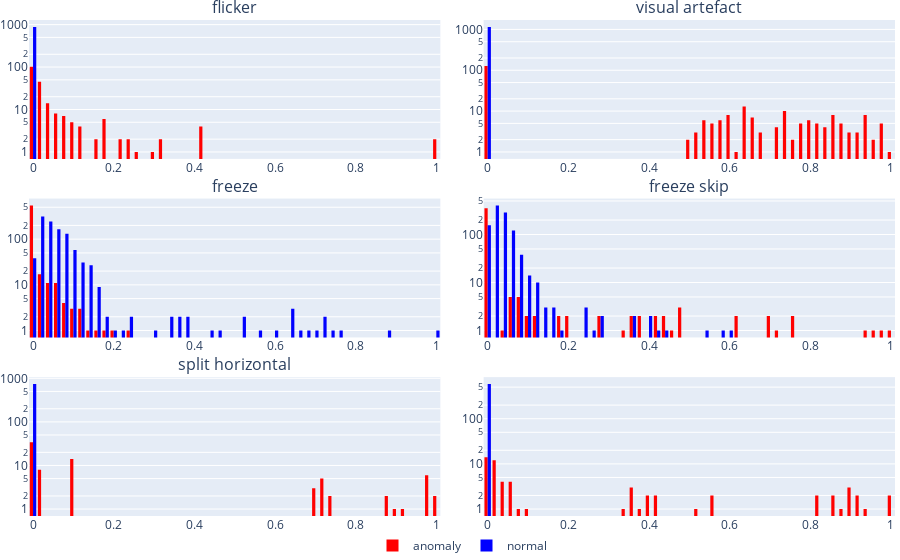

Notebook source saved alongside this figure:
### Code cell
import pyworld.toolkit.tools.visutils.transform as T
import pyworld.toolkit.tools.visutils.jupyter as J
import pyworld.toolkit.tools.visutils.plot as vplot
import pyworld.toolkit.tools.torchutils as tu
import pyworld.toolkit.tools.datautils as du
import numpy as np


import plotly
import plotly.graph_objects as go


subplot = plotly.subplots.make_subplots(rows=3,cols=2, vertical_spacing = 0.08, horizontal_spacing = 0.05, subplot_titles=[a[0] for a in anoms[:-1]])



showlegend = True

def histogram(model, episode, labels, title, i, j, bins=50):
    z, d = distance(model, episode)
    d = du.normalise(d)
    
    
    d_a = d[labels==1]
    d_n = d[labels==0]
    print(d.shape, d_a.shape, d_n.shape)
    binsize = (np.max(d) - np.min(d)) / bins
    print("anomaly count: ", d_a.shape[0], "normal count: ", d_n.shape[0])
    subplot.add_trace(go.Histogram(x=d_a, marker=dict(color='red'), name='anomaly', showlegend=showlegend, xbins=dict(size=binsize)), row=i, col=j)
    subplot.add_trace(go.Histogram(x=d_n, marker=dict(color='blue'), name='normal', showlegend=showlegend, xbins=dict(size=binsize)), row=i, col=j)

histogram(model, a_episodes[0], a_tlabels[0], anoms[0], 1, 1)
showlegend=False
histogram(model, a_episodes[1], a_tlabels[1], anoms[1], 1, 2)
histogram(model, a_episodes[2], a_tlabels[2], anoms[2], 2, 1)
histogram(model, a_episodes[3], a_tlabels[3], anoms[3], 2, 2)
histogram(model, a_episodes[4], a_tlabels[4], anoms[4], 3, 1)
histogram(model, a_episodes[5], a_tlabels[5], anoms[5], 3, 2)

subplot.update_layout(yaxis_type="log")
subplot.update_layout(yaxis2_type="log")
subplot.update_layout(yaxis3_type="log")
subplot.update_layout(yaxis4_type="log")
subplot.update_layout(yaxis5_type="log")
subplot.update_layout(yaxis6_type="log")
#print(subplot)
subplot.update_layout(margin=dict(l=5,b=0,r=5,t=20))
subplot.update_layout(dict(legend=dict(xanchor='center', y = -0.03, x=0.5, orientation='h')))

### Figure 1 — Plotly figure (JSON) as saved in the notebook; plotly's stock layout.template omitted (floating-point values rounded to 4 significant figures; data arrays with more than 128 entries replaced by an {"elided": "..."} marker saying what was removed)
{"data": [{"marker": {"color": "red"}, "name": "anomaly", "showlegend": true, "type": "histogram", "x": {"elided": "207 float values"}, "xaxis": "x", "xbins": {"size": 0.02}, "yaxis": "y"}, {"marker": {"color": "blue"}, "name": "normal", "showlegend": true, "type": "histogram", "x": {"elided": "882 float values"}, "xaxis": "x", "xbins": {"size": 0.02}, "yaxis": "y"}, {"marker": {"color": "red"}, "name": "anomaly", "showlegend": false, "type": "histogram", "x": {"elided": "252 float values"}, "xaxis": "x2", "xbins": {"size": 0.02}, "yaxis": "y2"}, {"marker": {"color": "blue"}, "name": "normal", "showlegend": false, "type": "histogram", "x": {"elided": "1150 float values"}, "xaxis": "x2", "xbins": {"size": 0.02}, "yaxis": "y2"}, {"marker": {"color": "red"}, "name": "anomaly", "showlegend": false, "type": "histogram", "x": {"elided": "600 float values"}, "xaxis": "x3", "xbins": {"size": 0.02}, "yaxis": "y3"}, {"marker": {"color": "blue"}, "name": "normal", "showlegend": false, "type": "histogram", "x": {"elided": "1047 float values"}, "xaxis": "x3", "xbins": {"size": 0.02}, "yaxis": "y3"}, {"marker": {"color": "red"}, "name": "anomaly", "showlegend": false, "type": "histogram", "x": {"elided": "396 float values"}, "xaxis": "x4", "xbins": {"size": 0.02}, "yaxis": "y4"}, {"marker": {"color": "blue"}, "name": "normal", "showlegend": false, "type": "histogram", "x": {"elided": "1049 float values"}, "xaxis": "x4", "xbins": {"size": 0.02}, "yaxis": "y4"}, {"marker": {"color": "red"}, "name": "anomaly", "showlegend": false, "type": "histogram", "x": [0.00408, 0.00425, 0.02631, 0.02623, 0.9785, 0.9822, 0.9806, 0.9811, 0.9847, 0.9853, 0.01783, 0.01763, 0.9961, 1, 2.656e-05, 4.613e-05, 3.188e-05, 8.521e-05, 0.09816, 0.09855, 0.09693, 0.09643, 0.003232, 0.003158, 0.09781, 0.09851, 0.9207, 0.9007, 0.09658, 0.09698, 9.139e-05, 0.0001483, 2.273e-05, 3.127e-05, 4.269e-05, 4.033e-05, 0.8861, 0.8713, 1.761e-05, 2.776e-05, 2.648e-05, 2.371e-05, 0.0001289, 0.09774, 0.09819, 0.0005681, 0.0004798, 3.719e-05, 8.162e-05, 0.0002854, 0.0002532, 0.01124, 0.0111, 0.7439, 0.736, 0.0002368, 0.0001715, 2.185e-05, 3.548e-05, 0.0006783, 0.0007024, 0.09611, 0.09505, 0.7105, 0.7086, 0.006894, 0.007172, 0.717, 0.7119, 0.02517, 0.0177, 0.0008983, 0.7155, 0.7156, 0.09835, 0.09936, 0.7034, 0.6988], "xaxis": "x5", "xbins": {"size": 0.02}, "yaxis": "y5"}, {"marker": {"color": "blue"}, "name": "normal", "showlegend": false, "type": "histogram", "x": {"elided": "738 float values"}, "xaxis": "x5", "xbins": {"size": 0.02}, "yaxis": "y5"}, {"marker": {"color": "red"}, "name": "anomaly", "showlegend": false, "type": "histogram", "x": [0.02647, 0.02338, 0.3478, 0.3562, 0.01518, 0.01767, 0.3611, 0.3558, 0.0563, 0.9966, 0.8629, 0.06077, 0.04515, 0.8164, 0.8271, 0.005129, 0.005413, 0.0004454, 0.0006264, 0.3928, 0.3897, 0.01664, 0.01485, 0.8889, 0.8954, 0.8977, 0.9191, 0.02833, 0.02948, 0.003273, 0.0021, 0.005804, 0.009105, 0.005412, 0.006662, 0.8503, 0.411, 0.5297, 0.00186, 0.002434, 0.4085, 0.4145, 1, 0.8977, 0.03764, 0.09358, 0.08816, 0.9137, 0.9349, 0.04549, 0.04721, 0.015, 0.01438, 0.5579, 0.5635, 0.001897, 0.002758, 0.02218, 0.02445, 0.05876, 0.05879], "xaxis": "x6", "xbins": {"size": 0.02}, "yaxis": "y6"}, {"marker": {"color": "blue"}, "name": "normal", "showlegend": false, "type": "histogram", "x": {"elided": "585 float values"}, "xaxis": "x6", "xbins": {"size": 0.02}, "yaxis": "y6"}], "layout": {"annotations": [{"font": {"size": 16}, "showarrow": false, "text": "flicker", "x": 0.2375, "xanchor": "center", "xref": "paper", "y": 1, "yanchor": "bottom", "yref": "paper"}, {"font": {"size": 16}, "showarrow": false, "text": "visual artefact", "x": 0.7625, "xanchor": "center", "xref": "paper", "y": 1, "yanchor": "bottom", "yref": "paper"}, {"font": {"size": 16}, "showarrow": false, "text": "freeze", "x": 0.2375, "xanchor": "center", "xref": "paper", "y": 0.64, "yanchor": "bottom", "yref": "paper"}, {"font": {"size": 16}, "showarrow": false, "text": "freeze skip", "x": 0.7625, "xanchor": "center", "xref": "paper", "y": 0.64, "yanchor": "bottom", "yref": "paper"}, {"font": {"size": 16}, "showarrow": false, "text": "split horizontal", "x": 0.2375, "xanchor": "center", "xref": "paper", "y": 0.28, "yanchor": "bottom", "yref": "paper"}], "legend": {"orientation": "h", "x": 0.5, "xanchor": "center", "y": -0.03}, "margin": {"b": 0, "l": 5, "r": 5, "t": 20}, "xaxis": {"anchor": "y", "domain": [0, 0.475]}, "xaxis2": {"anchor": "y2", "domain": [0.525, 1]}, "xaxis3": {"anchor": "y3", "domain": [0, 0.475]}, "xaxis4": {"anchor": "y4", "domain": [0.525, 1]}, "xaxis5": {"anchor": "y5", "domain": [0, 0.475]}, "xaxis6": {"anchor": "y6", "domain": [0.525, 1]}, "yaxis": {"anchor": "x", "domain": [0.72, 1], "type": "log"}, "yaxis2": {"anchor": "x2", "domain": [0.72, 1], "type": "log"}, "yaxis3": {"anchor": "x3", "domain": [0.36, 0.64], "type": "log"}, "yaxis4": {"anchor": "x4", "domain": [0.36, 0.64], "type": "log"}, "yaxis5": {"anchor": "x5", "domain": [0, 0.28], "type": "log"}, "yaxis6": {"anchor": "x6", "domain": [0, 0.28], "type": "log"}}}
